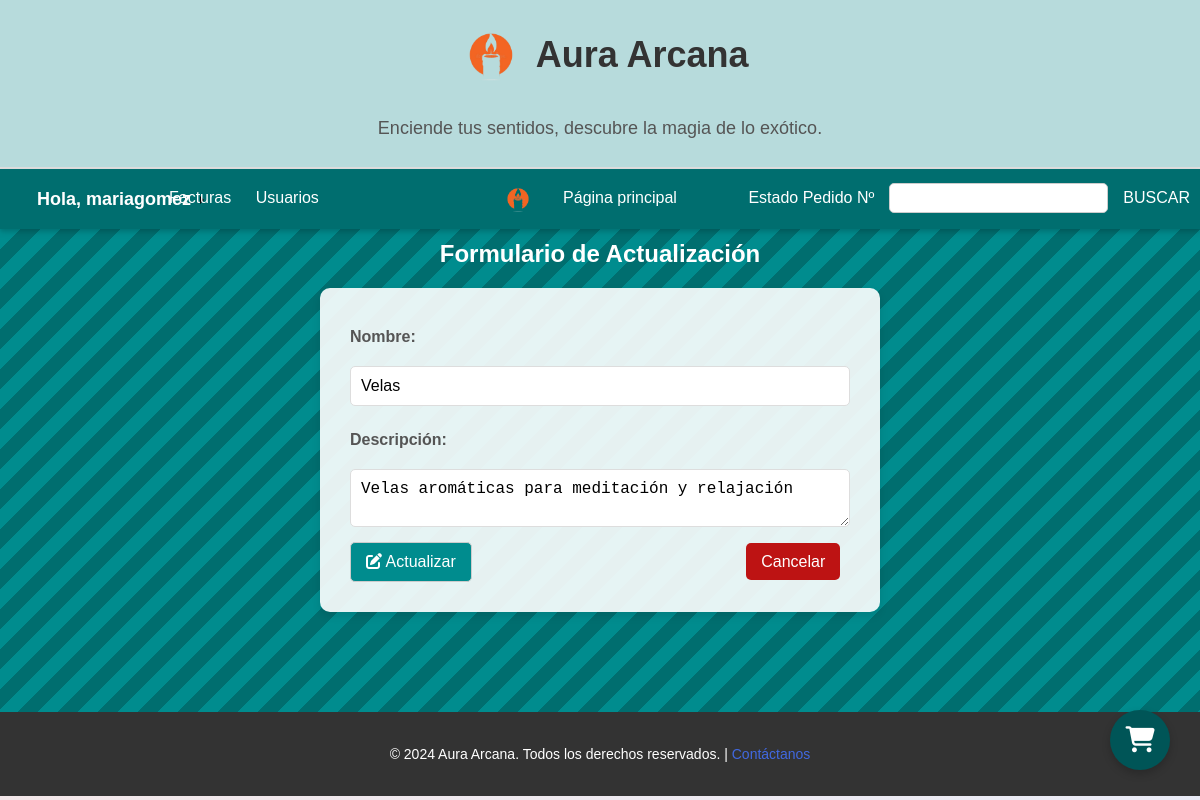
Screenshot of /categorias/1/editar/ (signed in) with the database file from the repository.
### Tienda/models.py (models this page shows, shortened)
class CategoriaProducto(models.Model):
    nombre = models.CharField(max_length=100)
    descripcion = models.TextField(blank=True)

### Tienda/Producto/views.py (the view)
# urls.py: path('categorias/<int:categoria_de_producto_id>/editar/', producto_views.ver_actualizar_categoria_de_producto, name='ver_actualizar_categoria'),
@user_passes_test(lambda u: u.is_superuser)
def ver_actualizar_categoria_de_producto(request, categoria_de_producto_id):
    categoria = get_object_or_404(CategoriaProducto, id=categoria_de_producto_id)
    return render(request, 'Productos/actualizar_categoria.html', {'categoria': categoria})

### cart/context_processors.py (called while the page is built)
def cart(request):
    return {'cart': Cart(request)}

### Tienda/templates/Productos/actualizar_categoria.html (shortened to what this page needs)
{% extends 'base.html' %}
{% block content %}
<div class="form-section main-content2">
    <h2>Formulario de Actualización</h2>
    <form method="POST" action="{% url 'actualizar_categoria' categoria.id %}" class="form-container">
        <label for="nombre">Nombre:</label>
        <input type="text" name="nombre" id="nombre" value="{{ categoria.nombre }}" required>
        <label for="descripcion">Descripción:</label>
        <textarea name="descripcion" id="descripcion" required>{{ categoria.descripcion }}</textarea>
        <div style="justify-content: space-between;">
            <button type="submit" class="submit-button" style="margin-right: 200px; padding: 10px 15px; border-radius: 5px;">
                <i class="fas fa-edit"></i> Actualizar
            </button>
            <a href="javascript:history.back()" class="cancel-button" style="text-decoration: none; text-align: center; padding: 10px 15px; margin-left: 70px;">Cancelar</a>
        </div>
    </form>
</div>
{% endblock %}

### Tienda/templates/base.html (shortened to what this page needs)
<!DOCTYPE html>
<html lang="es">
<head>
    {% load static %}
    <link href="https://cdnjs.cloudflare.com/ajax/libs/font-awesome/6.5.0/css/all.min.css" rel="stylesheet">
</head>
<body>
    <div class="container">
        <div class="header-navbar">
            <header>
                <img src="/media/favicon.png" alt="Logo" style="width: 80px; height: 80px; display: inline-block; vertical-align: middle;">
                <h1 style="display: inline-block; vertical-align: middle;">Aura Arcana</h1>
                <p>Enciende tus sentidos, descubre la magia de lo exótico.</p>
            </header>
            <nav class="navbar" >
                <ul class="navbar-menu">
                    {% if user.is_authenticated %}
                        <li class="navbar-item" style="position: absolute; left: 1%;">
                            <button class="dropdown-button">
                                Hola, {{ user.username }}
                                <svg width="15px" height="10px" viewBox="0 0 13 10">
                                    <path d="M1,5 L11,5"></path>
                                    <polyline points="8 1 12 5 8 9"></polyline>
                                </svg>
                            </button>
                        </li>
                        <li class="navbar-item"  style="position: absolute; left: 12%;">
                            {% if user.is_staff %}
                                <a href="/facturas"><button class="navbar-link">Facturas</button></a>
                                <a href="/lista-usuarios"><button class="navbar-link">Usuarios</button></a>
                            {% endif %}
                        </li>
                    {% endif %}
                    <img src="/media/favicon.png" style="width:40px; height: 40px; position: relative;">
                    <li class="navbar-item">
                        <a href="/"><button class="navbar-link">Página principal</button></a>
                    </li>
                    <li style="display: flex; align-items: center; position: absolute; right: 0;">
                        <button class="navbar-link">Estado Pedido Nº</button>
                        <input id="numero-factura" type="text"
                            style="margin-left: 5px; margin-right: 5px; padding: 5px; border-radius: 5px; border: 1px solid #ccc;">
                        <button class="navbar-link" onclick="mostrarEstadoPedido()">BUSCAR</button>
                    </li>
                    <a href="/cart" class="floating-cart">
                        <i class="fas fa-shopping-cart"></i>
                    </a>
                </ul>
            </nav>
    </div>
        {% block content %}{% endblock %}
        <footer>
            <p>&copy; 2024 Aura Arcana. Todos los derechos reservados. | <a onclick="abrirModal()">Contáctanos</a></p>
        </footer>
    </div>
</body>
</html>

### Tienda/templates/base.html (style rules this page uses)
.floating-cart { position: fixed; bottom: 30px; right: 30px; color: white; width: 60px; background-color: #005557; height: 60px; display: flex; justify-content: center; align-items: center; border-radius: 50%; box-shadow: 0 4px 8px rgba(0, 0, 0, 0.2); z-index: 1000; cursor: pointer; transition: all 0.3s ease; text-decoration: none; }
.floating-cart i { font-size: 26px; }
.container { width: 100%; height: 100%; background: linear-gradient(135deg, #006e6f 25%, #008c8e 25%, #008c8e 50%, #006e6f 50%, #006e6f 75%, #008c8e 75%, #008c8e); background-size: 40px 40px; }
body { font-family: 'Arial', sans-serif; margin: 0; padding: 0; background: linear-gradient(135deg, #f3e7e9, #e3eeff); color: #333; }
header { background-color: rgba(255, 255, 255, 0.8); padding: 20px; text-align: center; border-bottom: 2px solid #ddd; box-shadow: 0 2px 4px rgba(0, 0, 0, 0.1); }
header h1 { font-size: 36px; color: #333; }
header p { font-size: 18px; color: #555; }
footer { background-color: #333; color: #fff; text-align: center; padding: 20px; margin-top: 50px; }
footer p { font-size: 14px; }
footer a { color: royalblue; text-decoration: none; }
.dropdown-button { background: none; border: none; font-size: 18px; font-weight: bold; cursor: pointer; color: #ffffff; display: inline-flex; align-items: center; padding: 10px; border-radius: 5px; transition: background-color 0.3s ease; }
.navbar { background-color: #006e6f; padding: 10px 20px; }
.navbar-menu { list-style: none; margin: 0; padding: 0; display: flex; justify-content: center; }
.navbar-item { position: relative; margin: 0 15px; }
.navbar-link { background: none; border: none; color: white; font-size: 16px; cursor: pointer; padding: 10px; transition: background-color 0.3s ease; }
.navbar-item { position: relative; }
button { background-color: #008c8e; color: white; border: none; cursor: pointer; transition: background-color 0.3s ease; }
.cancel-button { background-color: #bd1313; color: white; border: none; padding: 10px 20px; border-radius: 5px; cursor: pointer; font-size: 16px; transition: background-color 0.3s ease; margin-top: 20px; width: 100%; }
input, textarea, select, button { padding: 10px; font-size: 16px; border: 1px solid #ccc; border-radius: 5px; }
form { display: flex; flex-direction: column; gap: 15px; }
label { font-weight: bold; }
body { font-family: 'Arial', sans-serif; margin: 0; padding: 0; background: linear-gradient(135deg, #f3e7e9, #e3eeff); color: #333; height: 100%; }
h2 { text-align: center; color: #ffffff; }
.form-section { padding: 50px 20px; text-align: center; }
.form-container { background-color: rgba(255, 255, 255, 0.9); padding: 30px; border-radius: 10px; box-shadow: 0 4px 8px rgba(0, 0, 0, 0.1); max-width: 500px; margin: auto; text-align: left; }
.form-container label { font-weight: bold; color: #555; display: block; margin-top: 10px; }
.form-container input[type="text"], .form-container input[type="number"], .form-container textarea, .form-container select { width: 100%; padding: 10px; margin-top: 5px; border: 1px solid #ddd; border-radius: 5px; font-size: 16px; box-sizing: border-box; }
.form-container textarea { resize: vertical; }
.header-navbar { position: fixed; top: 0; width: 100%; z-index: 1000; background-color: #01a1a4; box-shadow: 0 4px 6px rgba(0, 0, 0, 0.1); }
header { text-align: center; padding: 10px 20px; background-color: #b7dbdc; }
.navbar { background-color: #006e6f; padding: 10px 20px; box-shadow: 0 2px 4px rgba(0, 0, 0, 0.1); }
.main-content2 { margin-top: 170px; }

### rows the page displays
CategoriaProducto: nombre "Velas", descripcion "Velas aromáticas para meditación y relajación"

### other values shown
{{ user.username }} "mariagomez"
